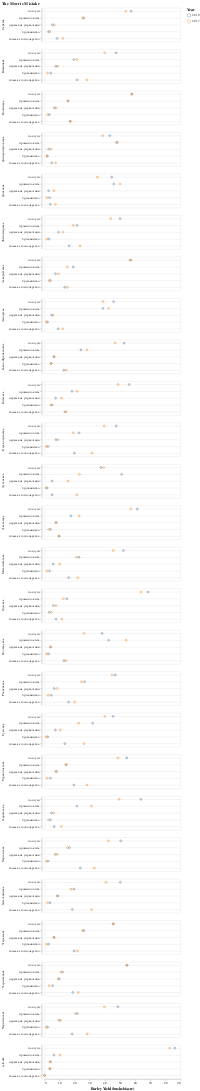

The cell this chart's notebook holds for it:
### Code cell
alt.Chart(new_df, title="The Morris Mistake").mark_point().encode(
    alt.X(
        'percantage:Q',
        title="Barley Yield (bushels/acre)",
        scale=alt.Scale(zero=False),
        axis=alt.Axis(grid=False)
    ),
    alt.Y(
        'type:N',
        title="",
        sort='-x',
        axis=alt.Axis(grid=True)
    ),
    color=alt.Color('year:N', legend=alt.Legend(title="Year")),
    row=alt.Row(
        'region:N',
        title="",
        sort=alt.EncodingSortField(field='yield', op='sum', order='descending'),
    )
).properties(
    height=alt.Step(20)
).configure_view()

### Figure 1 — Vega-Lite specification as saved in the notebook (floating-point values rounded to 4 significant figures; data arrays with more than 128 entries replaced by an {"elided": "..."} marker saying what was removed)
{"config": {"view": {"continuousWidth": 400, "continuousHeight": 300}}, "data": {"name": "data-ac7825d1ce7773d7b96751c40f594a37"}, "mark": "point", "encoding": {"color": {"type": "nominal", "field": "year", "legend": {"title": "Year"}}, "row": {"type": "nominal", "field": "region", "sort": {"field": "yield", "op": "sum", "order": "descending"}, "title": ""}, "x": {"type": "quantitative", "axis": {"grid": false}, "field": "percantage", "scale": {"zero": false}, "title": "Barley Yield (bushels/acre)"}, "y": {"type": "nominal", "axis": {"grid": true}, "field": "type", "sort": "-x", "title": ""}}, "height": {"step": 20}, "title": "The Morris Mistake", "$schema": "https://vega.github.io/schema/vega-lite/v4.8.1.json", "datasets": {"data-ac7825d1ce7773d7b96751c40f594a37": {"elided": "260 records"}}}
